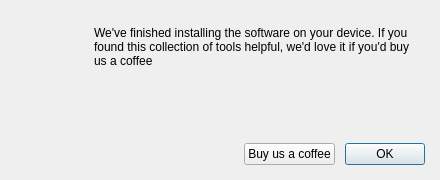
<?xml version="1.0" encoding="UTF-8"?>
<ui version="4.0">
 <class>OkDialog</class>
 <widget class="QDialog" name="OkDialog">
  <property name="windowModality">
   <enum>Qt::ApplicationModal</enum>
  </property>
  <property name="geometry">
   <rect>
    <x>0</x>
    <y>0</y>
    <width>440</width>
    <height>180</height>
   </rect>
  </property>
  <property name="sizePolicy">
   <sizepolicy hsizetype="Preferred" vsizetype="Preferred">
    <horstretch>0</horstretch>
    <verstretch>0</verstretch>
   </sizepolicy>
  </property>
  <property name="minimumSize">
   <size>
    <width>420</width>
    <height>160</height>
   </size>
  </property>
  <property name="windowTitle">
   <string>Download OK</string>
  </property>
  <layout class="QVBoxLayout" name="verticalLayout">
   <property name="spacing">
    <number>15</number>
   </property>
   <property name="margin">
    <number>15</number>
   </property>
   <item>
    <layout class="QHBoxLayout" name="contentLayout">
     <property name="spacing">
      <number>15</number>
     </property>
     <item>
      <widget class="QLabel" name="label_icon">
       <property name="minimumSize">
        <size>
         <width>64</width>
         <height>64</height>
        </size>
       </property>
       <property name="maximumSize">
        <size>
         <width>64</width>
         <height>64</height>
        </size>
       </property>
       <property name="text">
        <string/>
       </property>
       <property name="pixmap">
        <pixmap resource="../icon.qrc">:/images/ok.png</pixmap>
       </property>
       <property name="scaledContents">
        <bool>true</bool>
       </property>
       <property name="alignment">
        <set>Qt::AlignCenter</set>
       </property>
      </widget>
     </item>
     <item>
      <widget class="QLabel" name="label_message">
       <property name="sizePolicy">
        <sizepolicy hsizetype="Expanding" vsizetype="Preferred">
         <horstretch>0</horstretch>
         <verstretch>0</verstretch>
        </sizepolicy>
       </property>
       <property name="text">
        <string>We've finished installing the software on your device. If you found this collection of tools helpful, we'd love it if you'd buy us a coffee</string>
       </property>
       <property name="wordWrap">
        <bool>true</bool>
       </property>
      </widget>
     </item>
    </layout>
   </item>
   <item>
    <spacer name="verticalSpacer">
     <property name="orientation">
      <enum>Qt::Vertical</enum>
     </property>
     <property name="sizeHint" stdset="0">
      <size>
       <width>20</width>
       <height>10</height>
      </size>
     </property>
    </spacer>
   </item>
   <item>
    <layout class="QHBoxLayout" name="buttonLayout">
     <property name="spacing">
      <number>10</number>
     </property>
     <item>
      <spacer name="horizontalSpacer">
       <property name="orientation">
        <enum>Qt::Horizontal</enum>
       </property>
       <property name="sizeHint" stdset="0">
        <size>
         <width>40</width>
         <height>20</height>
        </size>
       </property>
      </spacer>
     </item>
     <item>
      <widget class="QPushButton" name="pushButton_buyCoffee">
       <property name="text">
        <string>Buy us a coffee</string>
       </property>
      </widget>
     </item>
     <item>
      <widget class="QPushButton" name="pushButton_ok">
       <property name="text">
        <string>OK</string>
       </property>
       <property name="default">
        <bool>true</bool>
       </property>
      </widget>
     </item>
    </layout>
   </item>
  </layout>
 </widget>
 <resources>
  <include location="../icon.qrc"/>
 </resources>
 <connections>
  <connection>
   <sender>pushButton_ok</sender>
   <signal>clicked()</signal>
   <receiver>OkDialog</receiver>
   <slot>accept()</slot>
   <hints>
    <hint type="sourcelabel">
     <x>380</x>
     <y>150</y>
    </hint>
    <hint type="destinationlabel">
     <x>219</x>
     <y>89</y>
    </hint>
   </hints>
  </connection>
 </connections>
</ui>
